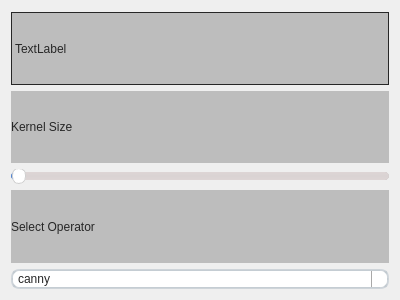
<?xml version="1.0" encoding="UTF-8"?>
<ui version="4.0">
 <class>widget</class>
 <widget class="QWidget" name="widget">
  <property name="geometry">
   <rect>
    <x>0</x>
    <y>0</y>
    <width>400</width>
    <height>300</height>
   </rect>
  </property>
  <property name="windowTitle">
   <string>Form</string>
  </property>
  <property name="styleSheet">
   <string notr="true">/*
 * MacOS Style Sheet for QT Applications
 * Author: Jaime A. Quiroga P.
 * Company: GTRONICK
 * Last updated: 25/12/2020, 23:10.
 * Available at: https://github.com/GTRONICK/QSS/blob/master/MacOS.qss
 */
QMainWindow {
    background-color:#ececec;
}
QPushButton, QToolButton, QCommandLinkButton{
    padding: 0 5px 0 5px;
    border-style: solid;
    border-top-color: qlineargradient(spread:pad, x1:0, y1:0, x2:0, y2:1, stop:0 #c1c9cf, stop:1 #d2d8dd);
    border-right-color: qlineargradient(spread:pad, x1:1, y1:0, x2:0, y2:0, stop:0 #c1c9cf, stop:1 #d2d8dd);
    border-bottom-color: qlineargradient(spread:pad, x1:0, y1:1, x2:0, y2:0, stop:0 #c1c9cf, stop:1 #d2d8dd);
    border-left-color: qlineargradient(spread:pad, x1:0, y1:0, x2:1, y2:0, stop:0 #c1c9cf, stop:1 #d2d8dd);
    border-width: 2px;
    border-radius: 8px;
    color: #616161;
    font-weight: bold;
    background-color: qlineargradient(spread:pad, x1:0.5, y1:0, x2:0.5, y2:1, stop:0 #fbfdfd, stop:0.5 #ffffff, stop:1 #fbfdfd);
}
QPushButton::default, QToolButton::default, QCommandLinkButton::default{
    border: 2px solid transparent;
    color: #FFFFFF;
    background-color: qlineargradient(spread:pad, x1:0.5, y1:0, x2:0.5, y2:1, stop:0 #84afe5, stop:1 #1168e4);
}
QPushButton:hover, QToolButton:hover, QCommandLinkButton:hover{
    color: #3d3d3d;
}
QPushButton:pressed, QToolButton:pressed, QCommandLinkButton:pressed{
    color: #aeaeae;
    background-color: qlineargradient(spread:pad, x1:0.5, y1:0, x2:0.5, y2:1, stop:0 #ffffff, stop:0.5 #fbfdfd, stop:1 #ffffff);
}
QPushButton:disabled, QToolButton:disabled, QCommandLinkButton:disabled{
    color: #616161;
    background-color: qlineargradient(spread:pad, x1:0.5, y1:0, x2:0.5, y2:1, stop:0 #dce7eb, stop:0.5 #e0e8eb, stop:1 #dee7ec);
}
QLineEdit, QTextEdit, QPlainTextEdit, QSpinBox, QDoubleSpinBox, QTimeEdit, QDateEdit, QDateTimeEdit {
    border-width: 2px;
    border-radius: 8px;
    border-style: solid;
    border-top-color: qlineargradient(spread:pad, x1:0.5, y1:1, x2:0.5, y2:0, stop:0 #c1c9cf, stop:1 #d2d8dd);
    border-right-color: qlineargradient(spread:pad, x1:0, y1:0, x2:1, y2:0, stop:0 #c1c9cf, stop:1 #d2d8dd);
    border-bottom-color: qlineargradient(spread:pad, x1:0.5, y1:0, x2:0.5, y2:1, stop:0 #c1c9cf, stop:1 #d2d8dd);
    border-left-color: qlineargradient(spread:pad, x1:1, y1:0, x2:0, y2:0, stop:0 #c1c9cf, stop:1 #d2d8dd);
    background-color: #f4f4f4;
    color: #3d3d3d;
}
QLineEdit:focus, QTextEdit:focus, QPlainTextEdit:focus, QSpinBox:focus, QDoubleSpinBox:focus, QTimeEdit:focus, QDateEdit:focus, QDateTimeEdit:focus {
    border-width: 2px;
    border-radius: 8px;
    border-style: solid;
    border-top-color: qlineargradient(spread:pad, x1:0.5, y1:1, x2:0.5, y2:0, stop:0 #85b7e3, stop:1 #9ec1db);
    border-right-color: qlineargradient(spread:pad, x1:0, y1:0, x2:1, y2:0, stop:0 #85b7e3, stop:1 #9ec1db);
    border-bottom-color: qlineargradient(spread:pad, x1:0.5, y1:0, x2:0.5, y2:1, stop:0 #85b7e3, stop:1 #9ec1db);
    border-left-color: qlineargradient(spread:pad, x1:1, y1:0, x2:0, y2:0, stop:0 #85b7e3, stop:1 #9ec1db);
    background-color: #f4f4f4;
    color: #3d3d3d;
}
QLineEdit:disabled, QTextEdit:disabled, QPlainTextEdit:disabled, QSpinBox:disabled, QDoubleSpinBox:disabled, QTimeEdit:disabled, QDateEdit:disabled, QDateTimeEdit:disabled {
    color: #b9b9b9;
}
QSpinBox::up-button, QDoubleSpinBox::up-button, QTimeEdit::up-button, QDateEdit::up-button, QDateTimeEdit::up-button {
    subcontrol-origin: padding;
    subcontrol-position: top right;
    width: 15px;
    color: #272727;
    border-left-width: 1px;
    border-left-color: darkgray;
    border-left-style: solid;
    border-top-right-radius: 3px;
    padding: 3px;
}
QSpinBox::down-button, QDoubleSpinBox::down-button, QTimeEdit::down-button, QDateEdit::down-button, QDateTimeEdit::down-button {
    subcontrol-origin: padding;
    subcontrol-position: bottom right;
    width: 15px;
    color: #272727;
    border-left-width: 1px;
    border-left-color: darkgray;
    border-left-style: solid;
    border-bottom-right-radius: 3px;
    padding: 3px;
}
QSpinBox::up-button:pressed, QDoubleSpinBox::up-button:pressed, QTimeEdit::up-button:pressed, QDateEdit::up-button:pressed, QDateTimeEdit::up-button:pressed {
    color: #aeaeae;
    background-color: qlineargradient(spread:pad, x1:0.5, y1:0, x2:0.5, y2:1, stop:0 #ffffff, stop:0.5 #fbfdfd, stop:1 #ffffff);
}
QSpinBox::down-button:pressed, QDoubleSpinBox::down-button:pressed, QTimeEdit::down-button:pressed, QDateEdit::down-button:pressed, QDateTimeEdit::down-button:pressed {
    color: #aeaeae;
    background-color: qlineargradient(spread:pad, x1:0.5, y1:0, x2:0.5, y2:1, stop:0 #ffffff, stop:0.5 #fbfdfd, stop:1 #ffffff);
}
QSpinBox::up-button:hover, QDoubleSpinBox::up-button:hover, QTimeEdit::up-button:hover, QDateEdit::up-button:hover, QDateTimeEdit::up-button:hover {
    color: #FFFFFF;
    border-top-right-radius: 5px;
    background-color: qlineargradient(spread:pad, x1:0.5, y1:0, x2:0.5, y2:1, stop:0 #84afe5, stop:1 #1168e4);
    
}
QSpinBox::down-button:hover, QDoubleSpinBox::down-button:hover, QTimeEdit::down-button:hover, QDateEdit::down-button:hover, QDateTimeEdit::down-button:hover {
    color: #FFFFFF;
    border-bottom-right-radius: 5px;
    background-color: qlineargradient(spread:pad, x1:0.5, y1:0, x2:0.5, y2:1, stop:0 #84afe5, stop:1 #1168e4);
}
QSpinBox::up-arrow, QDoubleSpinBox::up-arrow, QTimeEdit::up-arrow, QDateEdit::up-arrow, QDateTimeEdit::up-arrow {
    image: url(/usr/share/icons/Adwaita/16x16/actions/go-up-symbolic.symbolic.png);
}
QSpinBox::down-arrow, QDoubleSpinBox::down-arrow, QTimeEdit::down-arrow, QDateEdit::down-arrow, QDateTimeEdit::down-arrow {
    image: url(/usr/share/icons/Adwaita/16x16/actions/go-down-symbolic.symbolic.png);
}
QProgressBar {
    max-height: 8px;
    text-align: center;
    font: italic bold 11px;
    color: #3d3d3d;
    border: 1px solid transparent;
    border-radius:4px;
    background-color: qlineargradient(spread:pad, x1:0, y1:0, x2:0, y2:1, stop:0 #ddd5d5, stop:0.5 #dad3d3, stop:1 #ddd5d5);
}
QProgressBar::chunk {
    background-color: qlineargradient(spread:pad, x1:0, y1:0, x2:0, y2:1, stop:0 #467dd1, stop:0.5 #3b88fc, stop:1 #467dd1);
    border-radius: 4px;
}
QProgressBar:disabled {
    color: #616161;
}
QProgressBar::chunk:disabled {
    background-color: #aeaeae;
}
QSlider::groove {
    border: 1px solid #bbbbbb;
    background-color: #52595d;
    border-radius: 4px;
}
QSlider::groove:horizontal {
    height: 6px;
}
QSlider::groove:vertical {
    width: 6px;
}
QSlider::handle:horizontal {
    background: #ffffff;
    border-style: solid;
    border-width: 1px;
    border-color: rgb(207,207,207);
    width: 12px;
    margin: -5px 0;
    border-radius: 7px;
}
QSlider::handle:vertical {
    background: #ffffff;
    border-style: solid;
    border-width: 1px;
    border-color: rgb(207,207,207);
    height: 12px;
    margin: 0 -5px;
    border-radius: 7px;
}
QSlider::add-page, QSlider::sub-page {
    border: 1px transparent;
    background-color: #52595d;
    border-radius: 4px;
}
QSlider::add-page:horizontal {
    background: qlineargradient(spread:pad, x1:0, y1:0, x2:0, y2:1, stop:0 #ddd5d5, stop:0.5 #dad3d3, stop:1 #ddd5d5);
}
QSlider::sub-page:horizontal {
    background-color: qlineargradient(spread:pad, x1:0, y1:0, x2:1, y2:0, stop:0 #467dd1, stop:0.5 #3b88fc, stop:1 #467dd1);
}
QSlider::add-page:vertical {
    background-color: qlineargradient(spread:pad, x1:0, y1:0, x2:0, y2:1, stop:0 #467dd1, stop:0.5 #3b88fc, stop:1 #467dd1);
}
QSlider::sub-page:vertical {
    background: qlineargradient(spread:pad, x1:0, y1:0, x2:1, y2:0, stop:0 #ddd5d5, stop:0.5 #dad3d3, stop:1 #ddd5d5);
}
QSlider::add-page:horizontal:disabled, QSlider::sub-page:horizontal:disabled, QSlider::add-page:vertical:disabled, QSlider::sub-page:vertical:disabled {
    background: #b9b9b9;
}
QComboBox, QFontComboBox {
    border-width: 2px;
    border-radius: 8px;
    border-style: solid;
    border-top-color: qlineargradient(spread:pad, x1:0.5, y1:1, x2:0.5, y2:0, stop:0 #c1c9cf, stop:1 #d2d8dd);
    border-right-color: qlineargradient(spread:pad, x1:0, y1:0, x2:1, y2:0, stop:0 #c1c9cf, stop:1 #d2d8dd);
    border-bottom-color: qlineargradient(spread:pad, x1:0.5, y1:0, x2:0.5, y2:1, stop:0 #c1c9cf, stop:1 #d2d8dd);
    border-left-color: qlineargradient(spread:pad, x1:1, y1:0, x2:0, y2:0, stop:0 #c1c9cf, stop:1 #d2d8dd);
    background-color: #f4f4f4;
    color: #272727;
    padding-left: 5px;
}
QComboBox:editable, QComboBox:!editable, QComboBox::drop-down:editable, QComboBox:!editable:on, QComboBox::drop-down:editable:on {
    background: #ffffff;
}
QComboBox::drop-down {
    subcontrol-origin: padding;
    subcontrol-position: top right;
    width: 15px;
    color: #272727;
    border-left-width: 1px;
    border-left-color: darkgray;
    border-left-style: solid;
    border-top-right-radius: 3px;
    border-bottom-right-radius: 3px;
}
QComboBox::down-arrow {
    image: url(/usr/share/icons/Adwaita/16x16/actions/go-down-symbolic.symbolic.png); /*Adawaita icon thene*/
}

QComboBox::down-arrow:on {
    top: 1px;
    left: 1px;
}
QComboBox QAbstractItemView {
    border: 1px solid darkgray;
    border-radius: 8px;
    selection-background-color: #dadada;
    selection-color: #272727;
    color: #272727;
    background: white;
}
QLabel, QCheckBox, QRadioButton {
    color: #272727;
}
QCheckBox {
    padding: 2px;
}
QCheckBox:disabled, QRadioButton:disabled {
    color: #808086;
    padding: 2px;
}

QCheckBox:hover {
    border-radius:4px;
    border-style:solid;
    padding-left: 1px;
    padding-right: 1px;
    padding-bottom: 1px;
    padding-top: 1px;
    border-width:1px;
    border-color: transparent;
}
QCheckBox::indicator:checked {
    image: url(/usr/share/icons/Adwaita/16x16/actions/object-select-symbolic.symbolic.png);
    height: 15px;
    width: 15px;
    border-style:solid;
    border-width: 1px;
    border-color: #48a5fd;
    color: #ffffff;
    border-radius: 3px;
    background-color: qlineargradient(spread:pad, x1:0, y1:0, x2:0, y2:1, stop:0 #48a5fd, stop:0.5 #329cfb, stop:1 #48a5fd);
}
QCheckBox::indicator:unchecked {
    
    height: 15px;
    width: 15px;
    border-style:solid;
    border-width: 1px;
    border-color: #48a5fd;
    border-radius: 3px;
    background-color: #fbfdfa;
}
QLCDNumber {
    color: #616161;;
}
QMenuBar {
    background-color: #ececec;
}
QMenuBar::item {
    color: #616161;
    spacing: 3px;
    padding: 1px 4px;
    background-color: #ececec;
}

QMenuBar::item:selected {
    background-color: #dadada;
    color: #3d3d3d;
}
QMenu {
    background-color: #ececec;
}
QMenu::item:selected {
    background-color: #dadada;
    color: #3d3d3d;
}
QMenu::item {
    color: #616161;;
    background-color: #e0e0e0;
}
QTabWidget {
    color:rgb(0,0,0);
    background-color:#000000;
}
QTabWidget::pane {
    border-color: #050a0e;
    background-color: #e0e0e0;
    border-width: 1px;
    border-radius: 4px;
    position: absolute;
    top: -0.5em;
    padding-top: 0.5em;
}

QTabWidget::tab-bar {
    alignment: center;
}

QTabBar::tab {
    border-bottom: 1px solid #c0c0c0;
    padding: 3px;
    color: #272727;
    background-color: #fefefc;
    margin-left:0px;
}
QTabBar::tab:!last {
    border-right: 1px solid;
    border-right-color: #c0c0c0;
    border-bottom-color: #c0c0c0;
}
QTabBar::tab:first {
    border-top-left-radius: 4px;
    border-bottom-left-radius: 4px;
}
QTabBar::tab:last {
    border-top-right-radius: 4px;
    border-bottom-right-radius: 4px;
}
QTabBar::tab:selected, QTabBar::tab:last:selected, QTabBar::tab:hover {
    color: #FFFFFF;
    background-color: qlineargradient(spread:pad, x1:0.5, y1:0, x2:0.5, y2:1, stop:0 #84afe5, stop:1 #1168e4);
}
QRadioButton::indicator {
    height: 14px;
    width: 14px;
    border-style:solid;
    border-radius:7px;
    border-width: 1px;
}
QRadioButton::indicator:checked {
    border-color: #48a5fd;
    background-color: qradialgradient(cx:0.5, cy:0.5, radius:0.4,fx:0.5, fy:0.5, stop:0 #ffffff, stop:0.5 #ffffff, stop:0.6 #48a5fd, stop:1 #48a5fd);
}
QRadioButton::indicator:!checked {
    border-color: #a9b7c6;
    background-color: #fbfdfa;
}
QStatusBar {
    color:#027f7f;
}

QDial {
    background: #16a085;
}

QToolBox {
    color: #a9b7c6;
    background-color: #222b2e;
}
QToolBox::tab {
    color: #a9b7c6;
    background-color:#222b2e;
}
QToolBox::tab:selected {
    color: #FFFFFF;
    background-color:#222b2e;
}
QScrollArea {
    color: #FFFFFF;
    background-color:#222b2e;
}

QScrollBar:horizontal {
	max-height: 10px;
	border: 1px transparent grey;
	margin: 0px 20px 0px 20px;
	background: transparent;
}
QScrollBar:vertical {
	max-width: 10px;
	border: 1px transparent grey;
	margin: 20px 0px 20px 0px;
	background: transparent;
}
QScrollBar::handle:vertical, QScrollBar::handle:horizontal {
	background: #52595d;
	border-style: transparent;
	border-radius: 4px;
	min-height: 25px;
}
QScrollBar::handle:horizontal:hover, QScrollBar::handle:vertical:hover {
	background: qlineargradient(spread:pad, x1:0, y1:0, x2:1, y2:0, stop:0 #467dd1, stop:0.5 #3b88fc, stop:1 #467dd1);
}
QScrollBar::add-line, QScrollBar::sub-line {
    border: 2px transparent grey;
    border-radius: 4px;
    subcontrol-origin: margin;
    background: #b9b9b9;
}
QScrollBar::add-line:horizontal {
    width: 20px;
    subcontrol-position: right;
}
QScrollBar::add-line:vertical {
    height: 20px;
    subcontrol-position: bottom;
}
QScrollBar::sub-line:horizontal {
    width: 20px;
    subcontrol-position: left;
}
QScrollBar::sub-line:vertical {
    height: 20px;
    subcontrol-position: top;
}
QScrollBar::add-line:vertical:pressed, QScrollBar::add-line:horizontal:pressed, QScrollBar::sub-line:horizontal:pressed, QScrollBar::sub-line:vertical:pressed {
    background: qlineargradient(spread:pad, x1:0, y1:0, x2:1, y2:0, stop:0 #467dd1, stop:0.5 #3b88fc, stop:1 #467dd1);
}
QScrollBar::add-page:horizontal, QScrollBar::sub-page:horizontal, QScrollBar::add-page:vertical, QScrollBar::sub-page:vertical {
    background: none;
}
QScrollBar::up-arrow:vertical {
    image: url(/usr/share/icons/Adwaita/16x16/actions/go-up-symbolic.symbolic.png);
}
QScrollBar::down-arrow:vertical {
    image: url(/usr/share/icons/Adwaita/16x16/actions/go-down-symbolic.symbolic.png);
}
QScrollBar::left-arrow:horizontal {
    image: url(/usr/share/icons/Adwaita/16x16/actions/go-previous-symbolic.symbolic.png);
}
QScrollBar::right-arrow:horizontal {
    image: url(/usr/share/icons/Adwaita/16x16/actions/go-next-symbolic.symbolic.png);
}</string>
  </property>
  <layout class="QVBoxLayout" name="verticalLayout">
   <property name="topMargin">
    <number>12</number>
   </property>
   <item>
    <widget class="QLabel" name="label_image">
     <property name="styleSheet">
      <string notr="true">
background-color: rgb(189, 189, 189);</string>
     </property>
     <property name="frameShape">
      <enum>QFrame::Box</enum>
     </property>
     <property name="text">
      <string>TextLabel</string>
     </property>
    </widget>
   </item>
   <item>
    <widget class="QLabel" name="label_2">
     <property name="styleSheet">
      <string notr="true">background-color: rgb(189, 189, 189);
</string>
     </property>
     <property name="text">
      <string>Kernel Size</string>
     </property>
    </widget>
   </item>
   <item>
    <widget class="QSlider" name="slider_kernel">
     <property name="minimum">
      <number>1</number>
     </property>
     <property name="maximum">
      <number>31</number>
     </property>
     <property name="singleStep">
      <number>2</number>
     </property>
     <property name="orientation">
      <enum>Qt::Horizontal</enum>
     </property>
    </widget>
   </item>
   <item>
    <widget class="QLabel" name="label">
     <property name="styleSheet">
      <string notr="true">background-color: rgb(189, 189, 189);</string>
     </property>
     <property name="text">
      <string>Select Operator</string>
     </property>
    </widget>
   </item>
   <item>
    <widget class="QComboBox" name="combo_operator">
     <item>
      <property name="text">
       <string>canny</string>
      </property>
     </item>
     <item>
      <property name="text">
       <string>sobel</string>
      </property>
     </item>
     <item>
      <property name="text">
       <string>prewitt</string>
      </property>
     </item>
     <item>
      <property name="text">
       <string>roberts</string>
      </property>
     </item>
     <item>
      <property name="text">
       <string>laplacian of gaussian</string>
      </property>
     </item>
    </widget>
   </item>
  </layout>
 </widget>
 <resources/>
 <connections/>
</ui>
